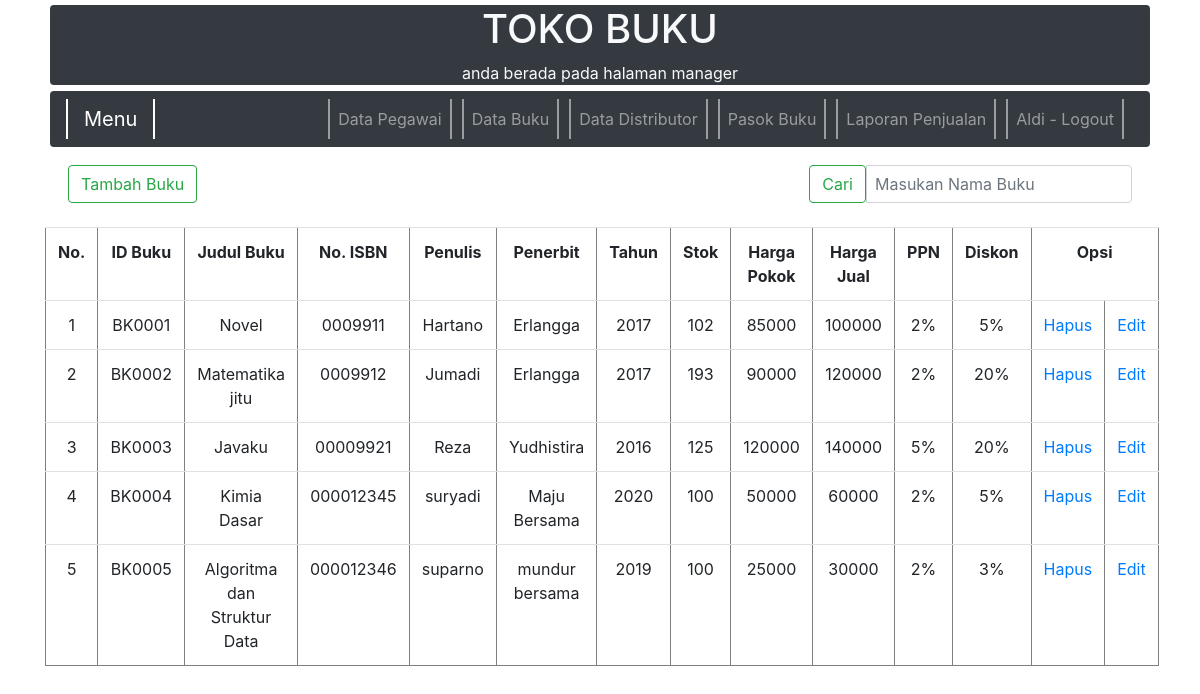
Screenshot of /manager/buku.php (signed in) with the database file from the repository.
### tables this page shows
CREATE TABLE `kasir` (
  `id_kasir` varchar(6) NOT NULL,
  `nama` varchar(150) NOT NULL,
  `alamat` longtext NOT NULL,
  `telepon` varchar(20) NOT NULL,
  `status` varchar(25) NOT NULL,
  `username` varchar(50) NOT NULL,
  `password` varchar(50) NOT NULL,
  `akses` varchar(25) NOT NULL
);

CREATE TABLE `buku` (
  `id_buku` varchar(6) NOT NULL,
  `judul` varchar(150) NOT NULL,
  `noisbn` varchar(25) NOT NULL,
  `penulis` varchar(100) NOT NULL,
  `penerbit` varchar(100) NOT NULL,
  `tahun` int(4) NOT NULL,
  `stok` int(12) NOT NULL,
  `harga_pokok` int(12) NOT NULL,
  `harga_jual` int(12) NOT NULL,
  `ppn` int(4) NOT NULL,
  `diskon` int(4) NOT NULL
);

### manager/buku.php (the view)
<?php
require 'halaman/header.php';
$query = mysqli_query($mysqli, 'SELECT*FROM buku');
$no = 1;
?>
<div class="container center">
    <div class="container-fluid">
        <div class="d-flex">
            <div class="mr-auto p-2" style="padding-top: 10px">
                <button class="btn btn-outline-success" type="button" id="button-addon1"><a href="tambah-buku.php" class="text-success">Tambah Buku</a></button>
            </div>
            <div class="p-2">
            <form action="buku.php" method="post">
                <div class="input-group mb-3">
                    <button class="btn btn-outline-success" type="submit" id="button-addon1" name="cari">Cari</button>
                    <input type="text" class="form-control" name="search" value="" placeholder="Masukan Nama Buku">
                </div>
                </form>
            </div>
        </div>
    </div>
    <div class="table table-hover">
        <table border='1' cellspacing='0'>
            <tr>
                <th>No.</th>
                <th>ID Buku</th>
                <th>Judul Buku</th>
                <th>No. ISBN</th>
                <th>Penulis</th>
                <th>Penerbit</th>
                <th>Tahun</th>
                <th>Stok</th>
                <th>Harga Pokok</th>
                <th>Harga Jual</th>
                <th>PPN</th>
                <th>Diskon</th>
                <th colspan="2">Opsi</th>
            </tr>
            <?php
            if (isset($_POST['cari'])) {
                $search = $_POST['search'];
                $cq = mysqli_query($mysqli, "SELECT*FROM buku WHERE judul LIKE '%$search%'");
                if (mysqli_num_rows($cq) > 0) {
                    while ($dapet = mysqli_fetch_array($cq)) {
                        ?>
                        <tr>
                            <td><?php echo $no++; ?></td>
                            <td><?php echo $dapet['id_buku']; ?></td>
                            <td><?php echo $dapet['judul']; ?></td>
                            <td><?php echo $dapet['noisbn']; ?></td>
                            <td><?php echo $dapet['penulis']; ?></td>
                            <td><?php echo $dapet['penerbit']; ?></td>
                            <td><?php echo $dapet['tahun']; ?></td>
                            <td><?php echo $dapet['stok']; ?></td>
                            <td><?php echo $dapet['harga_pokok']; ?></td>
                            <td><?php echo $dapet['harga_jual']; ?></td>
                            <td><?php echo $dapet['ppn']; ?>%</td>
                            <td><?php echo $dapet['diskon']; ?>%</td>
                            <td class="hapus"><a href="proses/hapus-bk.php?hapus=<?php echo $dapet['id_buku'] ?>">Hapus</a></td>
                            <td class="edit"><a href="edit-buku.php?edit=<?php echo $dapet['id_buku'] ?>">Edit</a></td>
                        </tr>
                        <?php
                    }
                }else {
                    echo "<tr><td colspan='11'><b>Buku tidak ditemukan</td></tr>";
                }
            }else {
                if (mysqli_num_rows($query) > 0) {
                    while ($fetch = mysqli_fetch_array($query)) {
                        ?>
                        <tr>
                            <td><?php echo $no++; ?></td>
                            <td><?php echo $fetch['id_buku']; ?></td>
                            <td><?php echo $fetch['judul']; ?></td>
                            <td><?php echo $fetch['noisbn']; ?></td>
                            <td><?php echo $fetch['penulis']; ?></td>
                            <td><?php echo $fetch['penerbit']; ?></td>
                            <td><?php echo $fetch['tahun']; ?></td>
                            <td><?php echo $fetch['stok']; ?></td>
                            <td><?php echo $fetch['harga_pokok']; ?></td>
                            <td><?php echo $fetch['harga_jual']; ?></td>
                            <td><?php echo $fetch['ppn']; ?>%</td>
                            <td><?php echo $fetch['diskon']; ?>%</td>
                            <td class="hapus"><a href="proses/hapus-bk.php?hapus=<?php echo $fetch['id_buku'] ?>">Hapus</a></td>
                            <td class="edit"><a href="edit-buku.php?edit=<?php echo $fetch['id_buku'] ?>">Edit</a></td>
                        </tr>
                        <?php
                    }
                }else {
                    echo "<tr><td colspan='11'><b>Buku Kosong</td></tr>";
                }
            }
            ?>
        </table>
    </div>
</div>
<?php require 'halaman/footer.php'; ?>

### manager/halaman/header.php (shortened to what this page needs)
<?php
require 'proses/koneksi.php';
$id = $_SESSION['manager'];
$query = mysqli_query($mysqli, "SELECT*FROM kasir WHERE id_kasir = '$id'");
$data = mysqli_fetch_array($query);
?>
<!DOCTYPE html>
<html>
    <head>
        <link rel="stylesheet" href="style.css">
        <link rel="stylesheet" href="https://maxcdn.bootstrapcdn.com/bootstrap/4.5.2/css/bootstrap.min.css">
    </head>
    <body>
        <div class="jumbotron-sm text-center bg-dark rounded text-light" style="margin: 5px 50px 0px 50px;">
            <h1>TOKO BUKU</h1>
            <p>anda berada pada halaman manager</p>
        </div>
        <nav class="navbar navbar-expand-sm bg-dark navbar-dark rounded"style="margin: -10px 50px 10px 50px;">
            <a class="navbar-brand" href="#">Menu</a>
            <div class="collapse navbar-collapse d-flex flex-row-reverse bd-highlight" id="collapsibleNavbar">
                <ul class="navbar-nav">
                    <li class="nav-item">
                        <a class="nav-link" href="pegawai.php">Data Pegawai</a>
                    </li>
                    <li class="nav-item">
                        <a class="nav-link" href="buku.php">Data Buku</a>
                    </li>
                    <li class="nav-item">
                        <a class="nav-link" href="distributor.php">Data Distributor</a>
                    </li>
                    <li class="nav-item">
                        <a class="nav-link" href="pasok.php">Pasok Buku</a>
                    </li>
                    <li class="nav-item">
                        <a class="nav-link" href="penjualan.php">Laporan Penjualan</a>
                    </li>
                    <li class="nav-item">
                        <a class="nav-link" href="proses/logout.php?logout"><?php echo $data['nama']; ?> - Logout</a>
                    </li>
                </ul>
            </div>
        </nav>

### manager/style.css (style rules this page uses)
body { margin: 0; }
.center { text-align: center; }
input[type='text'], input[type='password'], input[type='number'] { padding: 8px; width: 230px; }
nav { text-align: center; margin: 0; padding: 20px; background-color: #0bf; margin-bottom: 40px; }
nav a { text-decoration: none; color: black; border-left: 2px solid; border-right: 2px solid; padding: 0.5rem 1rem; margin-right: 10px; transition: .2s ease; }
.container { width: 80%; margin: 0 135px; }
.container table { width: 100%; }
.table-data table td, th { padding: 10px; }

### rows the page displays
kasir: nama "Aldi"
buku: id_buku "BK0001", judul "Novel", noisbn "0009911", penulis "Hartano", penerbit "Erlangga", tahun "2017", stok "102", harga_pokok "85000", harga_jual "100000", ppn "2", diskon "5"
buku: id_buku "BK0002", judul "Matematika jitu", noisbn "0009912", penulis "Jumadi", penerbit "Erlangga", tahun "2017", stok "193", harga_pokok "90000", harga_jual "120000", ppn "2", diskon "20"
buku: id_buku "BK0003", judul "Javaku", noisbn "00009921", penulis "Reza", penerbit "Yudhistira", tahun "2016", stok "125", harga_pokok "120000", harga_jual "140000", ppn "5", diskon "20"
buku: id_buku "BK0004", judul "Kimia Dasar", noisbn "000012345", penulis "suryadi", penerbit "Maju Bersama", tahun "2020", stok "100", harga_pokok "50000", harga_jual "60000", ppn "2", diskon "5"
buku: id_buku "BK0005", judul "Algoritma dan Struktur Data", noisbn "000012346", penulis "suparno", penerbit "mundur bersama", tahun "2019", stok "100", harga_pokok "25000", harga_jual "30000", ppn "2", diskon "3"
